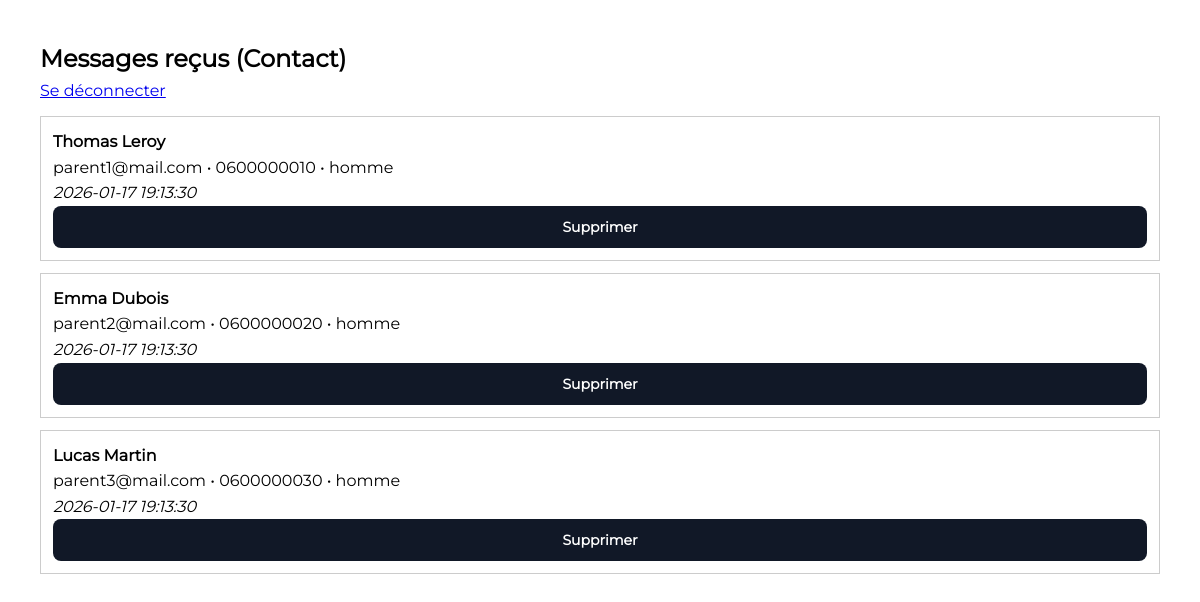
The page /php/admin/inbox.php (signed in) on the database as committed earlier.
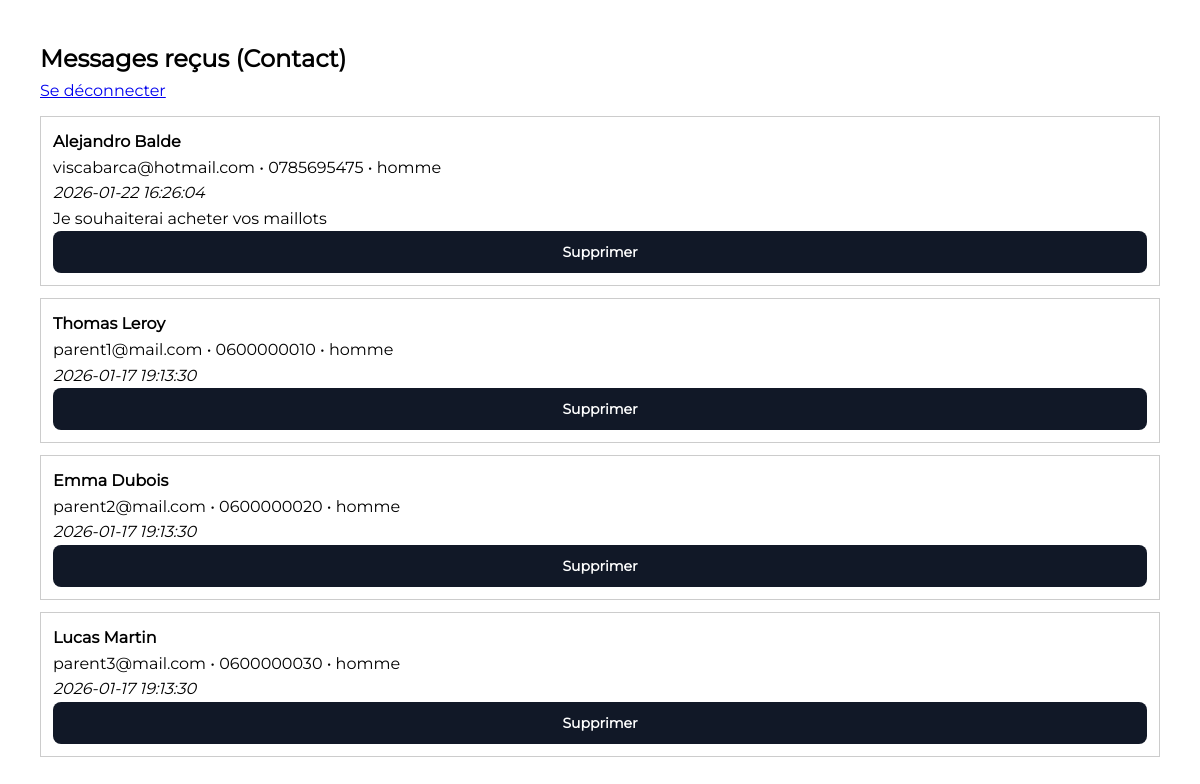
The same page on the database as committed later.
### tables this page shows
CREATE TABLE `inscriptions` (
  `id` char(36) NOT NULL,
  `nom_joueur` text DEFAULT NULL,
  `prenom` varchar(100) DEFAULT NULL,
  `email_contact` varchar(255) NOT NULL,
  `telephone_contact` text DEFAULT NULL,
  `genre` enum('homme','femme','autre') NOT NULL,
  `message` text NOT NULL,
  `date_envoi` timestamp NOT NULL DEFAULT current_timestamp()
);

### php/admin/inbox.php (the view, shortened to what this page needs)
<?php
    require_once __DIR__ . "/../connexion.php";
    $sql = "SELECT id, nom_joueur, prenom, email_contact, telephone_contact, genre, message, date_envoi
            FROM inscriptions
            WHERE id <> '' AND id IS NOT NULL
            ORDER BY date_envoi DESC";
    $rows = $db->query($sql)->fetchAll();
?>
<!doctype html>
<html lang="fr">
<head>
    <link rel="stylesheet" href="../../CSS/style.css">
</head>
<body>
    <section class="inboxAdmin">
        <h1>Messages reçus (Contact)</h1>
        <p><a href="logout.php">Se déconnecter</a></p>
        <?php if (count($rows) === 0): ?>
            <p>Aucun message.</p>
        <?php else: ?>
            <?php foreach ($rows as $r): ?>
            <div style="border:1px solid #ccc; padding:12px; margin:12px 0;">
                <strong><?= htmlspecialchars(($r["prenom"] ?? "")." ".($r["nom_joueur"] ?? "")) ?></strong>
                <div><?= htmlspecialchars($r["email_contact"] ?? "") ?> • <?= htmlspecialchars($r["telephone_contact"] ?? "") ?> • <?= htmlspecialchars($r["genre"] ?? "") ?></div>
                <div><em><?= htmlspecialchars($r["date_envoi"] ?? "") ?></em></div>
                <p><?= nl2br(htmlspecialchars($r["message"] ?? "")) ?></p>
                <form method="post" action="delete.php" onsubmit="return confirm('Supprimer ce message ?');">
                <button type="submit">Supprimer</button>
                </form>
            </div>
            <?php endforeach; ?>
        <?php endif; ?>
</body>
</html>

### CSS/style.css (style rules this page uses)
* { margin: 0; padding: 0; box-sizing: border-box; }
body { font-family: Montserrat, sans-serif; line-height: 1.6; display: flex; flex-direction: column; }
html, body { overflow-x: hidden; }
.inboxAdmin { margin: 40px; font-family: Montserrat, sans-serif; }
form { display: flex; flex-direction: column; gap: 16px; }
button { font-family: Montserrat; padding: 12px; background: #111827; color: #fff; font-size: 14px; font-weight: 600; border: none; border-radius: 8px; cursor: pointer; display: flex; align-items: center; justify-content: center; gap: 6px; }

Rows that differ between the two databases and show on the page:
added inscriptions: prenom+nom_joueur "Alejandro Balde", email_contact "viscabarca@hotmail.com", telephone_contact "0785695475", genre "homme", date_envoi "2026-01-22 16:26:04", message "Je souhaiterai acheter vos maillots"
